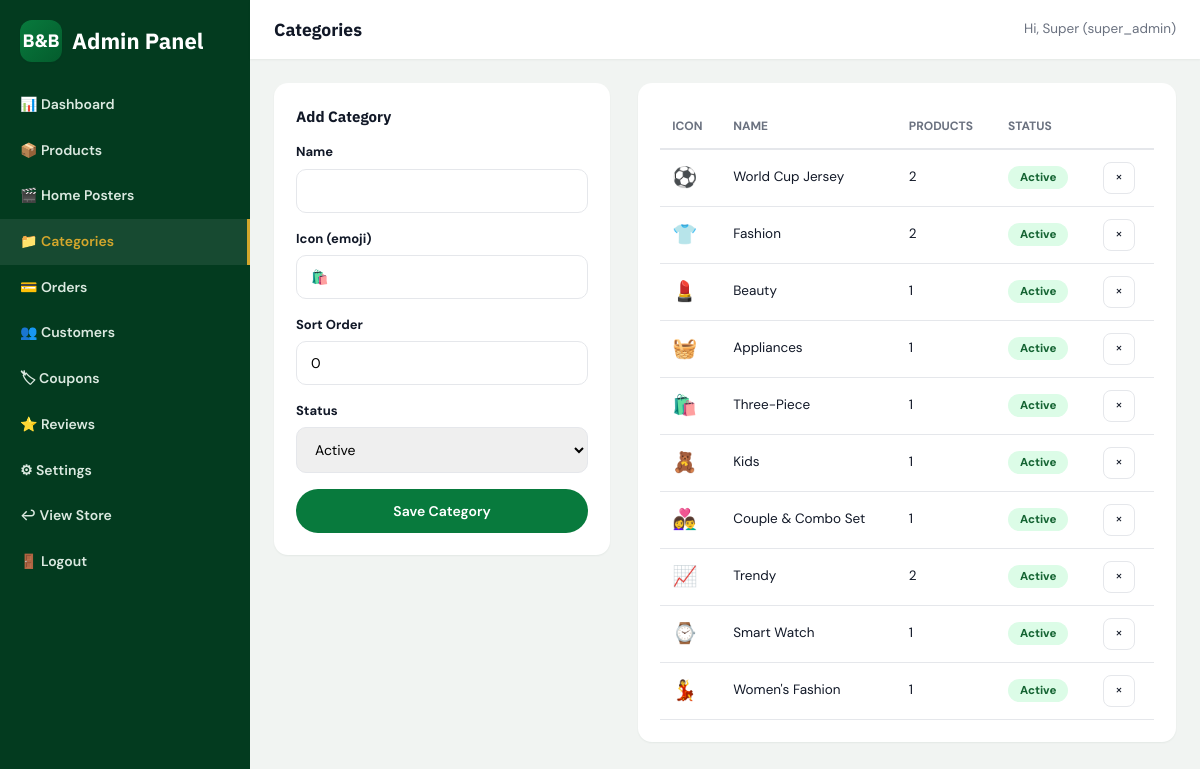
Screenshot of /admin/categories.php (signed in) with the database file from the repository.
### tables this page shows
CREATE TABLE users (
    id INT UNSIGNED AUTO_INCREMENT PRIMARY KEY,

    first_name VARCHAR(80) NOT NULL,
    last_name VARCHAR(80) NOT NULL,

    email VARCHAR(150) NOT NULL,
    password VARCHAR(255) NOT NULL,

    phone VARCHAR(30) DEFAULT NULL,

    address TEXT DEFAULT NULL,
    city VARCHAR(100) DEFAULT NULL,
    postal_code VARCHAR(20) DEFAULT NULL,

    avatar VARCHAR(255) DEFAULT NULL,

    role ENUM(
        'member',
        'admin',
        'super_admin'
    ) NOT NULL DEFAULT 'member',

    status ENUM(
        'active',
        'inactive',
        'blocked'
    ) NOT NULL DEFAULT 'active',

    created_at TIMESTAMP NOT NULL DEFAULT CURRENT_TIMESTAMP,
    updated_at TIMESTAMP NOT NULL DEFAULT CURRENT_TIMESTAMP
        ON UPDATE CURRENT_TIMESTAMP,

    UNIQUE KEY uq_users_email (email),
    KEY idx_users_role (role),
    KEY idx_users_status (status),
    KEY idx_users_created (created_at)
);

CREATE TABLE categories (
    id INT UNSIGNED AUTO_INCREMENT PRIMARY KEY,

    name VARCHAR(100) NOT NULL,
    slug VARCHAR(120) NOT NULL,
    description TEXT DEFAULT NULL,

    icon VARCHAR(100) DEFAULT NULL,
    image VARCHAR(500) DEFAULT NULL,

    status ENUM(
        'active',
        'inactive'
    ) NOT NULL DEFAULT 'active',

    sort_order INT NOT NULL DEFAULT 0,

    created_at TIMESTAMP NOT NULL DEFAULT CURRENT_TIMESTAMP,
    updated_at TIMESTAMP NOT NULL DEFAULT CURRENT_TIMESTAMP
        ON UPDATE CURRENT_TIMESTAMP,

    UNIQUE KEY uq_categories_slug (slug),
    KEY idx_categories_status (status),
    KEY idx_categories_sort (sort_order)
);

### includes/functions.php (called while the page is built, shortened)
<?php
function clean($value) {
    return htmlspecialchars(trim($value ?? ''), ENT_QUOTES, 'UTF-8');
}
function generate_csrf_token() {
    return $_SESSION['csrf_token'];
}
function get_categories($activeOnly = true) {
    global $pdo;
    $sql = "SELECT c.*,
                (SELECT COUNT(*) FROM products p WHERE p.category_id = c.id AND p.status = 'active') AS product_count
            FROM categories c";
    $sql .= " ORDER BY c.sort_order ASC, c.name ASC";
    return $pdo->query($sql)->fetchAll();
}

### includes/auth.php (called while the page is built, shortened)
<?php
function current_user() {
    static $user = null;
    if ($user !== null) return $user ?: null;
    global $pdo;
    $stmt = $pdo->prepare("SELECT id, first_name, last_name, email, phone, address, city, postal_code, avatar, role, status
                            FROM users WHERE id = ? LIMIT 1");
    $stmt->execute([$_SESSION['user_id']]);
    $row = $stmt->fetch();
    $user = $row;
    return $user;
}
function is_logged_in() {
    return current_user() !== null;
}
function is_admin() {
    $user = current_user();
    return $user && in_array($user['role'], ['admin', 'super_admin'], true);
}
function require_admin() {
    if (!is_logged_in() || !is_admin()) {
        redirect('login.php');
    }
}

### admin/categories.php (the view, shortened to what this page needs)
<?php
require_admin();
$pageTitle = 'Categories';
require_once __DIR__ . '/includes/header.php';
$categories = get_categories(false);
?>
<div class="shop-layout" style="grid-template-columns:1fr 1.6fr;">
  <div class="admin-panel">
    <h4 style="margin-bottom:14px;">Add Category</h4>
    <form method="post">
      <div class="form-group"><label>Name</label><input class="form-control" name="name" required></div>
      <div class="form-group"><label>Icon (emoji)</label><input class="form-control" name="icon" placeholder="🛍️"></div>
      <div class="form-group"><label>Sort Order</label><input class="form-control" type="number" name="sort_order" value="0"></div>
      <div class="form-group">
        <label>Status</label>
        <select class="form-control" name="status"><option value="active">Active</option><option value="inactive">Inactive</option></select>
      </div>
      <button type="submit" class="btn btn-primary btn-block">Save Category</button>
    </form>
  </div>
  <div class="admin-panel">
    <table class="data-table">
      <thead><tr><th>Icon</th><th>Name</th><th>Products</th><th>Status</th><th></th></tr></thead>
      <tbody>
      <?php foreach ($categories as $c): ?>
        <tr>
          <td style="font-size:20px;"><?= $c['icon'] ?: '🛍️' ?></td>
          <td><?= clean($c['name']) ?></td>
          <td><?= $c['product_count'] ?></td>
          <td><span class="status-pill status-<?= clean($c['status']) ?>"><?= clean($c['status']) ?></span></td>
          <td><a href="<?= BASE_URL ?>admin/categories.php?delete=<?= $c['id'] ?>&csrf_token=<?= generate_csrf_token() ?>" class="icon-btn" onclick="return confirm('Delete this category?')">&times;</a></td>
        </tr>
      <?php endforeach; ?>
      </tbody>
    </table>
  </div>
</div>
<?php require_once __DIR__ . '/includes/footer.php'; ?>

### admin/includes/header.php (shortened to what this page needs)
<?php
$admin = current_user();
$adminPage = basename($_SERVER['SCRIPT_NAME']);
?>
<!DOCTYPE html>
<html lang="en">
<head>
<link rel="stylesheet" href="<?= BASE_URL ?>assets/css/style.css">
</head>
<body class="admin-body">
<div class="admin-wrap">
  <aside class="admin-sidebar">
    <div class="brand"><span class="logo-badge">B&amp;B</span> <span>Admin Panel</span></div>
    <a href="<?= BASE_URL ?>admin/index.php" class="<?= $adminPage === 'index.php' ? 'active' : '' ?>">&#128202; Dashboard</a>
    <a href="<?= BASE_URL ?>admin/products.php" class="<?= in_array($adminPage, ['products.php', 'product-form.php']) ? 'active' : '' ?>">&#128230; Products</a>
    <a href="<?= BASE_URL ?>admin/sliders.php" class="<?= $adminPage === 'sliders.php' ? 'active' : '' ?>">&#127916; Home Posters</a>
    <a href="<?= BASE_URL ?>admin/categories.php" class="<?= $adminPage === 'categories.php' ? 'active' : '' ?>">&#128193; Categories</a>
    <a href="<?= BASE_URL ?>admin/orders.php" class="<?= in_array($adminPage, ['orders.php', 'order-view.php']) ? 'active' : '' ?>">&#128179; Orders</a>
    <a href="<?= BASE_URL ?>admin/customers.php" class="<?= $adminPage === 'customers.php' ? 'active' : '' ?>">&#128101; Customers</a>
    <a href="<?= BASE_URL ?>admin/coupons.php" class="<?= $adminPage === 'coupons.php' ? 'active' : '' ?>">&#127991; Coupons</a>
    <a href="<?= BASE_URL ?>admin/reviews.php" class="<?= $adminPage === 'reviews.php' ? 'active' : '' ?>">&#11088; Reviews</a>
    <a href="<?= BASE_URL ?>admin/settings.php" class="<?= $adminPage === 'settings.php' ? 'active' : '' ?>">&#9881; Settings</a>
    <a href="<?= BASE_URL ?>index.php">&#8617; View Store</a>
    <a href="<?= BASE_URL ?>logout.php">&#128682; Logout</a>
  </aside>
  <div>
    <div class="admin-topbar">
      <h3 style="margin:0;"><?= clean($pageTitle ?? 'Dashboard') ?></h3>
      <span style="font-size:13.5px; color:var(--text-soft);">Hi, <?= clean($admin['first_name']) ?> (<?= clean($admin['role']) ?>)</span>
    </div>
    <div class="admin-main">

### admin/includes/footer.php (shortened to what this page needs)
    </div>
  </div>
</div>
</body>
</html>

### assets/css/style.css (style rules this page uses)
:root { --green:#087A3D; --green-dark:#045C2D; --green-deep:#033B1F; --gold:#D4A72C; --bg:#F7F8F7; --white:#FFFFFF; --text:#111827; --text-soft:#6B7280; --border:#E5E7EB; --success:#16A34A; --danger:#DC2626; --warning:#F59E0B; --radius:14px; --radius-sm:8px; --shadow-sm:0 1px 2px rgba(3,59,31,.06); --shadow-md:0 8px 24px rgba(3,59,31,.08); --shadow-lg:0 20px 45px rgba(3,59,31,.14); --font-heading:'IBM Plex Sans', 'Inter', sans-serif; --font-body:'DM Sans', 'Inter', sans-serif; }
* { box-sizing:border-box; }
html { scroll-behavior:smooth; }
body { margin:0; font-family:var(--font-body); color:var(--text); background:var(--bg); font-size:15px; line-height:1.55; -webkit-font-smoothing:antialiased; }
h1,h2,h3,h4,h5 { font-family:var(--font-heading); margin:0 0 .5em; font-weight:700; color:var(--text); }
a { color:inherit; text-decoration:none; }
button { font-family:inherit; cursor:pointer; }
input,select,textarea { font-family:inherit; font-size:14px; }
.btn { display:inline-flex; align-items:center; justify-content:center; gap:8px; padding:12px 24px; border-radius:999px; font-weight:600; font-size:14px; border:1px solid transparent; transition:.2s ease; white-space:nowrap; }
.btn-primary { background:var(--green); color:#fff; }
.btn-block { width:100%; }
.brand { display:flex; align-items:center; gap:10px; font-family:var(--font-heading); font-weight:800; font-size:22px; color:var(--green-deep); }
.brand .logo-badge { width:42px; height:42px; border-radius:12px; background:linear-gradient(135deg,var(--green),var(--green-dark)); display:flex; align-items:center; justify-content:center; color:#fff; font-size:18px; font-weight:800; box-shadow:var(--shadow-sm); }
.shop-layout { display:grid; grid-template-columns:260px 1fr; gap:28px; align-items:start; }
.form-group { margin-bottom:16px; }
.form-group label { display:block; font-size:13px; font-weight:700; margin-bottom:6px; }
.form-control { width:100%; padding:12px 14px; border:1.5px solid var(--border); border-radius:10px; outline:none; }
.status-pill { padding:4px 12px; border-radius:999px; font-size:11.5px; font-weight:800; text-transform:capitalize; }
.status-delivered,.status-active,.status-paid,.status-approved { background:#dcfce7; color:#166534; }
.admin-body { background:#f1f4f2; }
.admin-wrap { display:grid; grid-template-columns:250px 1fr; min-height:100vh; }
.admin-sidebar { background:var(--green-deep); color:#dbe9e0; padding:20px 0; }
.admin-sidebar .brand { color:#fff; padding:0 20px 20px; }
.admin-sidebar a { display:flex; align-items:center; gap:10px; padding:12px 20px; font-size:14px; font-weight:600; }
.admin-sidebar a:hover, .admin-sidebar a.active { background:rgba(255,255,255,.08); color:var(--gold); border-right:3px solid var(--gold); }
.admin-topbar { background:#fff; padding:16px 24px; display:flex; justify-content:space-between; align-items:center; box-shadow:var(--shadow-sm); }
.admin-main { padding:24px; }
.admin-panel { background:#fff; border-radius:var(--radius); box-shadow:var(--shadow-sm); padding:22px; }
.data-table { width:100%; border-collapse:collapse; }
.data-table th { text-align:left; padding:12px; font-size:12px; text-transform:uppercase; color:var(--text-soft); border-bottom:2px solid var(--border); }
.data-table td { padding:12px; border-bottom:1px solid var(--border); font-size:13.5px; vertical-align:middle; }
.icon-btn { width:32px; height:32px; display:inline-flex; align-items:center; justify-content:center; border-radius:8px; border:1px solid var(--border); background:#fff; }

### rows the page displays
users: first_name "Super", role "super_admin"
categories: icon "⚽", name "World Cup Jersey", product_count "2", status "Active"
categories: icon "👕", name "Fashion", product_count "2", status "Active"
categories: icon "💄", name "Beauty", product_count "1", status "Active"
categories: icon "🧺", name "Appliances", product_count "1", status "Active"
categories: icon "🛍️", name "Three-Piece", product_count "1", status "Active"
categories: icon "🧸", name "Kids", product_count "1", status "Active"
categories: icon "👩‍❤️‍👨", name "Couple & Combo Set", product_count "1", status "Active"
categories: icon "📈", name "Trendy", product_count "2", status "Active"
categories: icon "⌚", name "Smart Watch", product_count "1", status "Active"
categories: icon "💃", name "Women's Fashion", product_count "1", status "Active"

### other values shown
$pageTitle "Categories"
